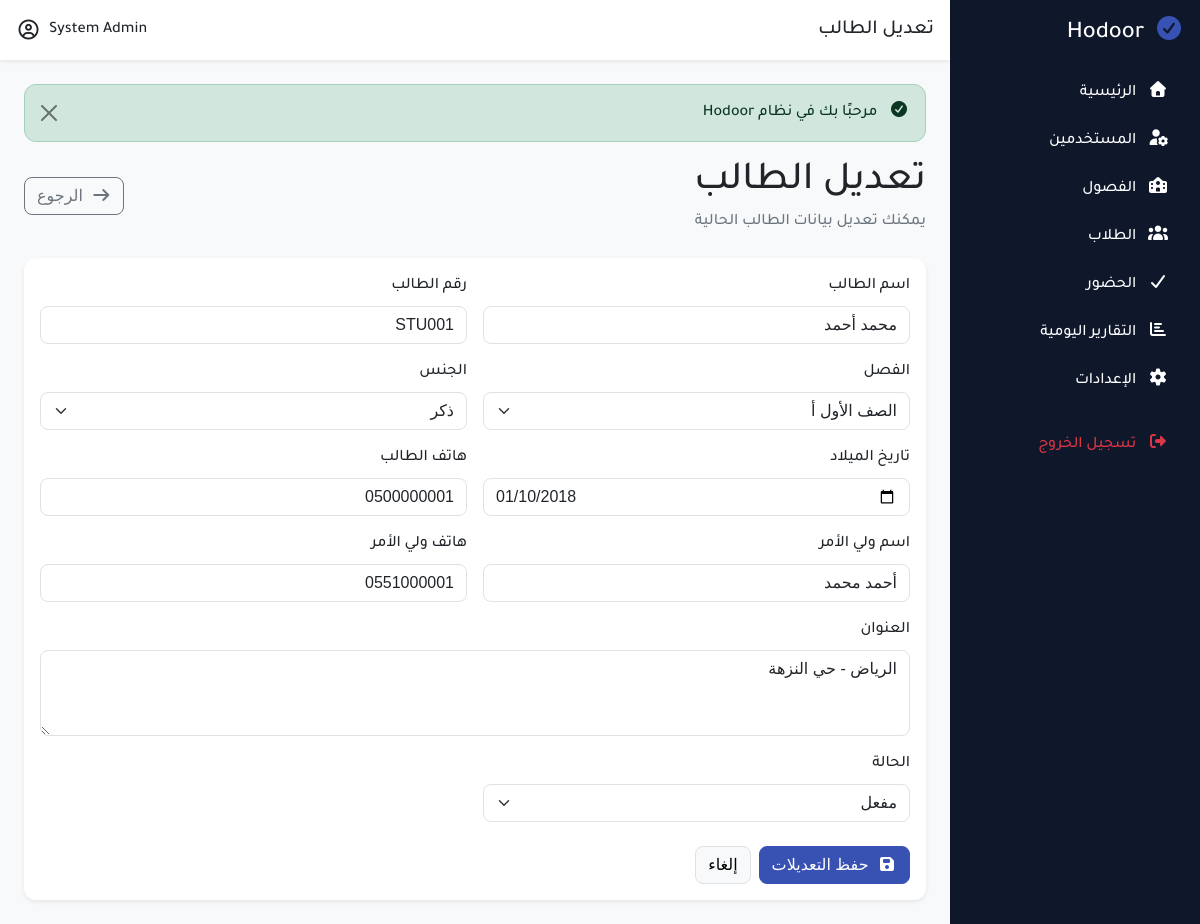
/modules/students/edit.php?id=1 (signed in), run on the app's committed database.
### tables this page shows
CREATE TABLE students
(
    id             INT AUTO_INCREMENT PRIMARY KEY,
    classroom_id   INT          NOT NULL,
    student_name   VARCHAR(150) NOT NULL,
    student_number VARCHAR(50) UNIQUE,
    gender         ENUM('male', 'female') DEFAULT 'male',
    birth_date     DATE NULL,
    phone          VARCHAR(20) NULL,
    parent_name    VARCHAR(150) NULL,
    parent_phone   VARCHAR(20) NULL,
    address        TEXT NULL,
    status         TINYINT(1) DEFAULT 1,
    created_at     TIMESTAMP DEFAULT CURRENT_TIMESTAMP,
    CONSTRAINT fk_students_classroom
        FOREIGN KEY (classroom_id) REFERENCES classrooms (id)
            ON DELETE CASCADE
);

CREATE TABLE classrooms
(
    id         INT AUTO_INCREMENT PRIMARY KEY,
    class_name VARCHAR(100) NOT NULL,
    class_code VARCHAR(30) NULL,
    level_name VARCHAR(50) NULL,
    created_at TIMESTAMP DEFAULT CURRENT_TIMESTAMP
);

### classes/clsPath.php (called while the page is built, shortened)
<?php
class clsPath
{
    private static $domain = "http://localhost/Hodoor/";
    public static function root()
    {
        return self::$domain;
    }
    public static function modules()
    {
        return self::root() . "modules/";
    }
    public static function students()
    {
        return self::modules() . "students/";
    }
}

### classes/clsStudent.php (called while the page is built, shortened)
<?php
class clsStudent
{
    private $conn;
    public function __construct($db)
    {
        $this->conn = $db;
    }
    private function fill($data)
    {
        $this->classroom_id = $data['classroom_id'] ?? null;
        $this->student_name = $data['student_name'] ?? null;
        $this->student_number = $data['student_number'] ?? null;
        $this->gender = $data['gender'] ?? null;
        $this->birth_date = $data['birth_date'] ?? null;
        $this->phone = $data['phone'] ?? null;
        $this->parent_name = $data['parent_name'] ?? null;
        $this->parent_phone = $data['parent_phone'] ?? null;
        $this->address = $data['address'] ?? null;
        $this->status = $data['status'] ?? null;
    }
    public function loadById($id)
    {
        $query = "SELECT * FROM students WHERE id = :id LIMIT 1";
        $stmt = $this->conn->prepare($query);
        $stmt->execute([
            ':id' => (int)$id
        ]);
        $student = $stmt->fetch(PDO::FETCH_ASSOC);
        return true;
    }
}

### classes/clsHelper.php (called while the page is built, shortened)
<?php
class clsHelper
{
    public static function clean($value)
    {
        return htmlspecialchars(trim($value), ENT_QUOTES, 'UTF-8');
    }
    public static function e($value)
    {
        return htmlspecialchars($value, ENT_QUOTES, 'UTF-8');
    }
    public static function get($key, $default = null)
    {
        return isset($_GET[$key]) ? self::clean($_GET[$key]) : $default;
    }
    public static function old($key, $default = '')
    {
        return self::e($default);
    }
}

### classes/clsClassroom.php (called while the page is built, shortened)
<?php
class clsClassroom
{
    private $conn;
    public function __construct($db)
    {
        $this->conn = $db;
    }
    public function getAll()
    {
        $query = "SELECT * FROM classrooms ORDER BY id DESC";
        $stmt = $this->conn->prepare($query);
        $stmt->execute();
        return $stmt->fetchAll(PDO::FETCH_ASSOC);
    }
}

### modules/students/edit.php (the view, shortened to what this page needs)
<?php
require_once '../../includes/app.php';
$id = clsHelper::get('id');
$student = new clsStudent($conn);
if (!$id || !$student->loadById($id)) {
    clsHelper::setMessage('error', 'الطالب غير موجود');
    clsHelper::redirect(clsPath::students() . 'index.php');
}
$classroomObj = new clsClassroom($conn);
$classrooms = $classroomObj->getAll();
?>
<?php require_once '../../includes/header.php'; ?>
<?php require_once '../../includes/sidebar.php'; ?>
    <div class="main-content w-100">
        <?php require_once '../../includes/navbar.php'; ?>
        <div class="content p-4">
            <?php require_once '../../includes/alerts.php'; ?>
            <div class="d-flex justify-content-between align-items-center mb-4">
                <div>
                    <h1 class="mb-1">تعديل الطالب</h1>
                    <p class="text-muted mb-0">يمكنك تعديل بيانات الطالب الحالية</p>
                </div>
                <a href="<?= clsPath::students(); ?>index.php" class="btn btn-outline-secondary">
                    <i class="fa fa-arrow-right me-1"></i>
                    الرجوع
                </a>
            </div>
            <div class="card shadow-sm border-0">
                <div class="card-body">
                    <form action="<?= clsPath::students(); ?>update.php" method="POST">
                        <div class="row g-3">
                            <div class="col-md-6">
                                <label class="form-label">اسم الطالب</label>
                                <input type="text" name="student_name" class="form-control"
                                       value="<?= clsHelper::old('student_name', $student->student_name); ?>">
                            </div>
                            <div class="col-md-6">
                                <label class="form-label">رقم الطالب</label>
                                <input type="text" name="student_number" class="form-control"
                                       value="<?= clsHelper::old('student_number', $student->student_number); ?>">
                            </div>
                            <div class="col-md-6">
                                <label class="form-label">الفصل</label>
                                <?php $oldClassroomId = clsHelper::old('classroom_id', $student->classroom_id); ?>
                                <select name="classroom_id" class="form-select">
                                    <?php foreach ($classrooms as $classroom): ?>
                                        <option value="<?= $classroom['id']; ?>" <?= $oldClassroomId == $classroom['id'] ? 'selected' : ''; ?>>
                                            <?= clsHelper::e($classroom['class_name']); ?>
                                        </option>
                                    <?php endforeach; ?>
                                </select>
                            </div>
                            <div class="col-md-6">
                                <label class="form-label">الجنس</label>
                                <?php $oldGender = clsHelper::old('gender', $student->gender); ?>
                                <select name="gender" class="form-select">
                                    <option value="male" <?= $oldGender === 'male' ? 'selected' : ''; ?>>ذكر</option>
                                </select>
                            </div>
                            <div class="col-md-6">
                                <label class="form-label">تاريخ الميلاد</label>
                                <input type="date" name="birth_date" class="form-control"
                                       value="<?= clsHelper::old('birth_date', $student->birth_date); ?>">
                            </div>
                            <div class="col-md-6">
                                <label class="form-label">هاتف الطالب</label>
                                <input type="text" name="phone" class="form-control"
                                       value="<?= clsHelper::old('phone', $student->phone); ?>">
                            </div>
                            <div class="col-md-6">
                                <label class="form-label">اسم ولي الأمر</label>
                                <input type="text" name="parent_name" class="form-control"
                                       value="<?= clsHelper::old('parent_name', $student->parent_name); ?>">
                            </div>
                            <div class="col-md-6">
                                <label class="form-label">هاتف ولي الأمر</label>
                                <input type="text" name="parent_phone" class="form-control"
                                       value="<?= clsHelper::old('parent_phone', $student->parent_phone); ?>">
                            </div>
                            <div class="col-md-12">
                                <label class="form-label">العنوان</label>
                                <textarea name="address" class="form-control"
                                          rows="3"><?= clsHelper::old('address', $student->address); ?></textarea>
                            </div>
                            <div class="col-md-6">
                                <label class="form-label">الحالة</label>
                                <?php $oldStatus = clsHelper::old('status', (string)$student->status); ?>
                                <select name="status" class="form-select">
                                    <option value="1" <?= $oldStatus == '1' ? 'selected' : ''; ?>>مفعل</option>
                                </select>
                            </div>
                        </div>
                        <div class="mt-4 d-flex gap-2">
                            <button type="submit" class="btn btn-primary">
                                <i class="fa fa-save me-1"></i>
                                حفظ التعديلات
                            </button>
                            <a href="<?= clsPath::students(); ?>index.php" class="btn btn-light border">
                                إلغاء
                            </a>
                        </div>
                    </form>
                </div>
            </div>
        </div>
    </div>
<?php require_once '../../includes/footer.php'; ?>

### assets/css/dashboard.css (style rules this page uses)
.main-content { background: #f8f9fa; min-width: 0; }
.content { min-height: calc(100vh - 60px); }

### assets/css/mainColors.css (style rules this page uses)
:root { --main-color: #3852b4; --main-color-hover: #2f4599; --main-color-dark: #263a82; --main-color-light: #eef2ff; --secondary-color: #5e7ac4; --body-bg: #f8f9fa; --box-bg: #ffffff; --text-color: #212529; --text-muted: #6c757d; --white-color: #ffffff; --border-color: #dee2e6; --border-light: #edf0f5; --success-color: #198754; --danger-color: #dc3545; --warning-color: #ffc107; --info-color: #0dcaf0; --main-radius: 12px; --small-radius: 8px; --main-shadow: 0 6px 18px rgba(0, 0, 0, 0.08); --soft-shadow: 0 3px 10px rgba(0, 0, 0, 0.05); --focus-shadow: 0 0 0 0.25rem rgba(56, 82, 180, 0.25); }
body { background-color: var(--body-bg); color: var(--text-color); }
a { color: var(--main-color); text-decoration: none; }
.text-muted { color: var(--text-muted) !important; }
.btn { border-radius: var(--small-radius); }
.btn-primary { color: var(--white-color) !important; background-color: var(--main-color) !important; border-color: var(--main-color) !important; }
.card { background-color: var(--box-bg); border-color: var(--border-color); border-radius: var(--main-radius); box-shadow: var(--soft-shadow); }
.form-label { color: var(--text-color); }
.form-control, .form-select { color: var(--text-color); background-color: var(--box-bg); border-color: var(--border-color); border-radius: var(--small-radius); }
.form-control::placeholder { color: var(--text-muted); }

### data on the page
students: student_name "محمد أحمد", student_number "STU001", classroom_id "الصف الأول أ", gender "ذكر", birth_date "01/10/2018", phone "0500000001", parent_name "أحمد محمد", parent_phone "0551000001", address "الرياض - حي النزهة", status "مفعل"

### other printed values
$title "تعديل الطالب"
clsHelper::e($_SESSION['full_name']) "System Admin"
$success "مرحبًا بك في نظام Hodoor"
